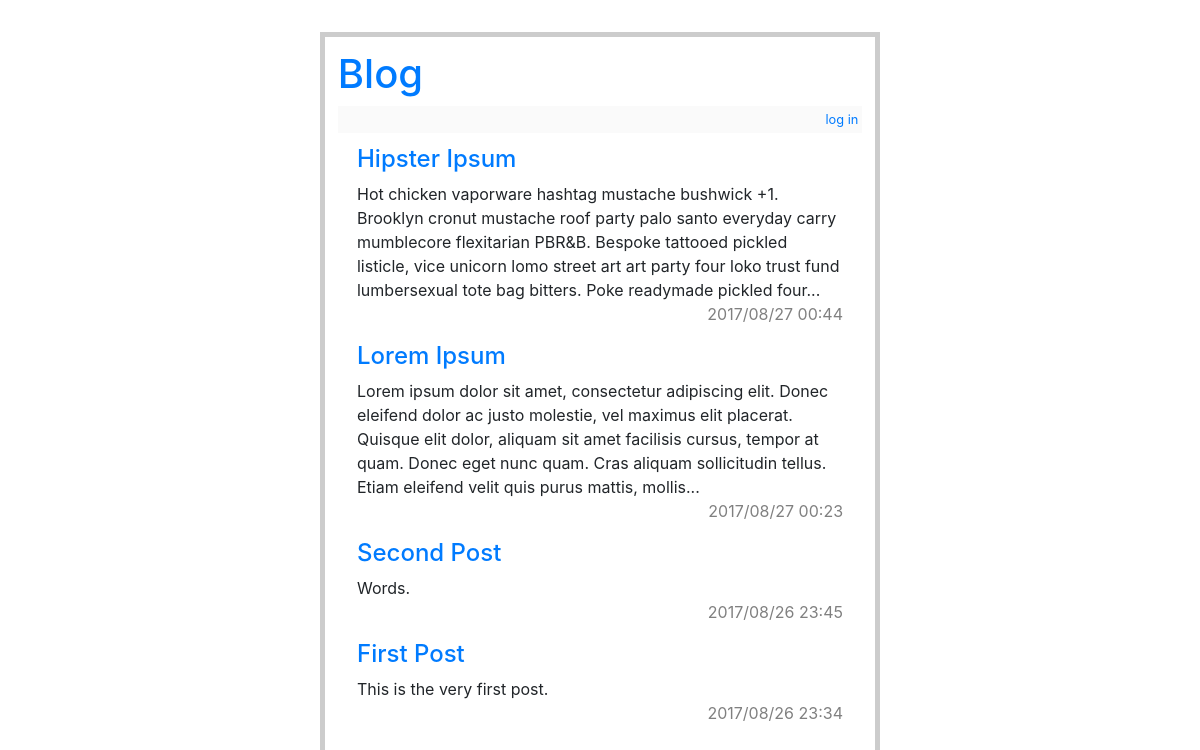
The page / on the database its author committed.
### tables this page shows
CREATE TABLE entries (
  id integer primary key autoincrement,
  title text not null,
  'text' text not null,
  created text not null
);

### flaskr.py (the view)
@app.route('/')
def show_entries():
    db = get_db()
    cur = db.execute('select id, title, text, created from entries order by id desc')
    entries = cur.fetchall()
    return render_template('show_entries.html', entries=entries)

### flaskr.py (called while the page is built)
def connect_db():
    rv = sqlite3.connect(app.config['DATABASE'])
    rv.row_factory = sqlite3.Row
    return rv

def get_db():
    if not hasattr(g, 'sqlite_db'):
        g.sqlite_db = connect_db()
    return g.sqlite_db

### templates/show_entries.html (shortened to what this page needs)
{% extends "layout.html" %}
{% block body %}
  <ul class=entries>
  {% for entry in entries %}
    <li><a href="{{ entry.id }}"><h4>{{ entry.title }}</h4></a>
      {{ entry.text|safe|truncate(300, True)}}
    <p style="color: gray; text-align: right">{{ entry.created }}</p>
  {% else %}
    <li><em>Unbelievable.  No entries here so far</em>
  {% endfor %}
  </ul>
{% endblock %}

### templates/layout.html (shortened to what this page needs)
<!doctype html>
<link rel="stylesheet" href="https://maxcdn.bootstrapcdn.com/bootstrap/4.0.0-beta/css/bootstrap.min.css">
<link rel=stylesheet type=text/css href="{{ url_for('static', filename='style.css') }}">
<div class=page>
  <a href="{{ url_for ('show_entries') }}"><h1>Blog</h1></a>
  <div class=metanav>
  {% if not session.logged_in %}
    <a href="{{ url_for('login') }}">log in</a>
  {% else %}
    <a href="{{ url_for('logout') }}">log out</a>
  {% endif %}
  </div>
  {% block body %}{% endblock %}
</div>

### static/style.css (style rules this page uses)
.page { margin: 2em auto; width: 35em; border: 5px solid #ccc; padding: 0.8em; background: white; }
.entries { list-style: none; margin: 0; padding: 0; }
.entries li { margin: 0.8em 1.2em; }
.metanav { text-align: right; font-size: 0.8em; padding: 0.3em; margin-bottom: 1em; background: #fafafa; }

### rows shown on the page
entries: title "Hipster Ipsum", text "Hot chicken vaporware hashtag mustache bushwick +1. Brooklyn cronut mustache roof party palo santo everyday carry mumblecore flexitarian PBR&B. Bespoke tattooed pickled listicle, vice unicorn lomo street art art party four loko trust fund lumbersexual tote bag bitters. Poke readymade pickled four...", created "2017/08/27 00:44"
entries: title "Lorem Ipsum", text "Lorem ipsum dolor sit amet, consectetur adipiscing elit. Donec eleifend dolor ac justo molestie, vel maximus elit placerat. Quisque elit dolor, aliquam sit amet facilisis cursus, tempor at quam. Donec eget nunc quam. Cras aliquam sollicitudin tellus. Etiam eleifend velit quis purus mattis, mollis...", created "2017/08/27 00:23"
entries: title "Second Post", text "Words.", created "2017/08/26 23:45"
entries: title "First Post", text "This is the very first post.", created "2017/08/26 23:34"
